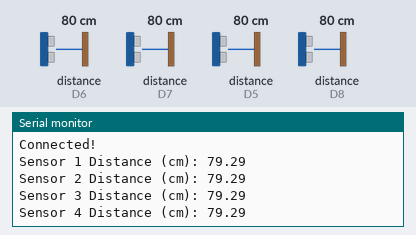
Simulated run of this sketch. Board: ESP8266 (NodeMCU). On the bench: the last lines printed to the serial monitor. Wiring (inferred from the names in the program): 4 × ultrasonic range finder: trigger D3, echo D7 / trigger D4, echo D8 / trigger D2, echo D6 / trigger D0, echo D5. The test bench sets the inputs (shaded band); at power-on: distance to the obstacle (sensors on D6, D7, D5, D8) 80 cm. The echo pulse lasts 58.3 µs per cm; WiFi joins after 1.5 s; servers stay silent unless stated; uploads are accepted with an empty reply.

Above: at 3.2 s.
3.3 s: distance to the obstacle (sensor on D6) set to 2 cm
At 5.5 s:
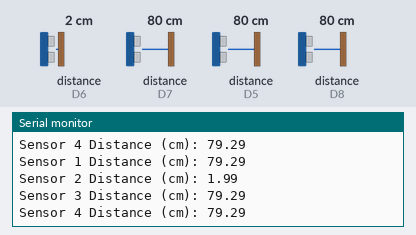
6.3 s: distance to the obstacle (sensor on D7) set to 2 cm
At 7.2 s:
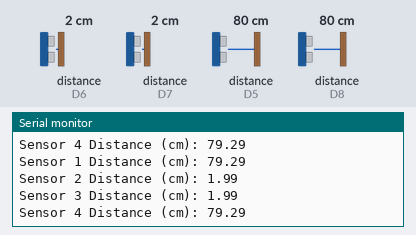
9.3 s: distance to the obstacle (sensor on D5) set to 2 cm
12.3 s: distance to the obstacle (sensor on D8) set to 2 cm
At 14.1 s:
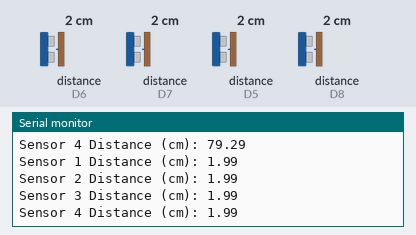
15.3 s: distance to the obstacle (sensor on D6) set to 4 cm
At 16.7 s:
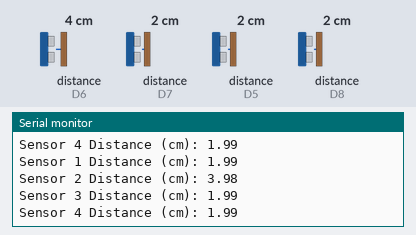
18.3 s: distance to the obstacle (sensor on D5) set to 299 cm
Timing chart, 0 to 21.3 s (numbered marks = the images above; inputs shaded):
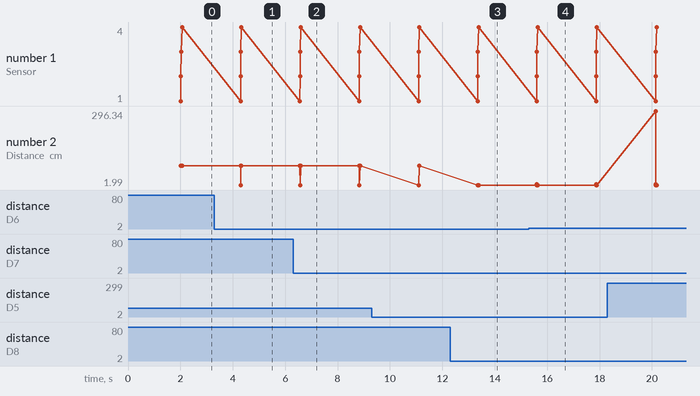

The sketch:

js.ino
```cpp
#include <ESP8266WiFi.h>
#include <ESP8266HTTPClient.h>

const int trigPins[] = {D0, D2, D3, D4}; //set sensors' triger pins(센서의 트리거 핀 할당)
const int echoPins[] = {D5, D6, D7, D8}; //set sensors' echo pins(센서의 에코 핀 할당)

#define SOUND_VELOCITY 0.034 // set sound velocity(음속 설정)
#define SSID "Wormboy"
#define PWD "Walter0528"

// Server address
WiFiClient Client;
const char* serverUrl = "http://52.78.206.167/update_sensor.php"; //route of the server(서버의 PHP 파일 경로)

long durations[4];
float distancesCm[4];

void setup() {
  Serial.begin(9600); //start serial communication(시리얼통신 시작)
  WiFi.begin(SSID, PWD); //connect to WiFi(와이파이 연결)

  while(WiFi.status() != WL_CONNECTED) {
    delay(1000);
    Serial.println("Connecting...");
  }
  Serial.println("Connected!");

 for (int i = 0; i < 4; i++) {
    pinMode(trigPins[i], OUTPUT);
    pinMode(echoPins[i], INPUT);
  }
}

void loop() {
  for (int i = 0; i < 4; i++) {
    digitalWrite(trigPins[i], LOW);
    delayMicroseconds(2);

    digitalWrite(trigPins[i], HIGH);
    delayMicroseconds(10);
    digitalWrite(trigPins[i], LOW);

    durations[i] = pulseIn(echoPins[i], HIGH);
    distancesCm[i] = durations[i] * SOUND_VELOCITY / 2;

    Serial.print("Sensor ");
    Serial.print(i + 1);
    Serial.print(" Distance (cm): ");
    Serial.println(distancesCm[i]);
  }

 if (WiFi.status() == WL_CONNECTED) {
    HTTPClient http;
    http.begin(Client, serverUrl); //connect to server(서버와 연결)
    http.addHeader("Content-Type", "application/x-www-form-urlencoded");
    String postData = "sensor1=" + String(distancesCm[0] < 10 ? 1 : 0) + //POST sensor data(센서값 서버로 전송)
                      "&sensor2=" + String(distancesCm[1] < 10 ? 1 : 0) +
                      "&sensor3=" + String(distancesCm[2] < 10 ? 1 : 0) +
                      "&sensor4=" + String(distancesCm[3] < 10 ? 1 : 0);
    int httpResponseCode = http.POST(postData);
    http.end();
  }

  delay(2000);
}
```

Measured:
- after the input at 3.3 s, the serial monitor: prints a new line after 1.0 s (image 1)
- after the input at 6.3 s, the serial monitor: prints a new line after 0.27 s (image 2)
- after the input at 12.3 s, the serial monitor: prints a new line after 1.1 s (image 3)
- after the input at 15.3 s, the serial monitor: prints a new line after 0.31 s (image 4)
